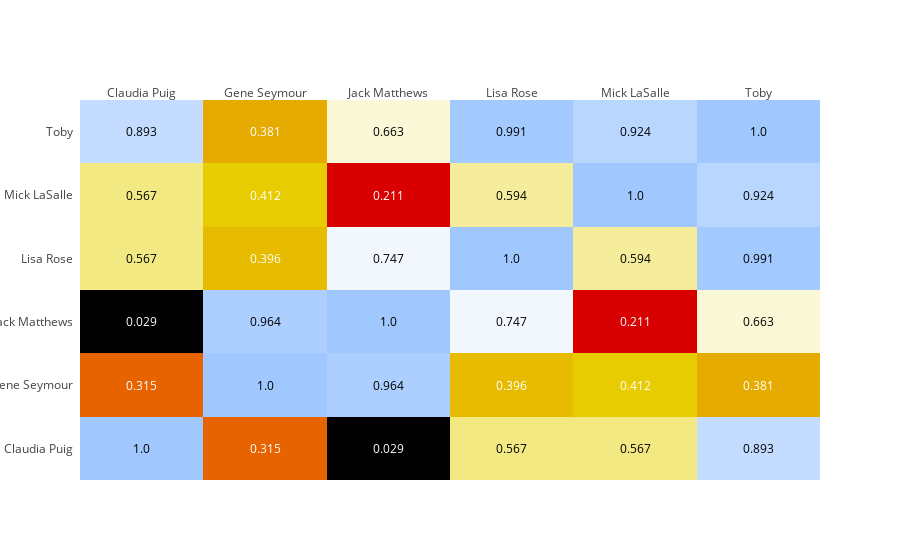

Notebook code cell kept with this figure:
### Code cell
fig=ff.create_annotated_heatmap(z=corr.values.round(3),x=list(corr.index),y=list(corr.columns),
                                colorscale='Blackbody')
iplot(fig)

### Figure 1 — Plotly figure (JSON) as saved in the notebook; plotly's stock layout.template omitted (floating-point values rounded to 4 significant figures)
{"data": [{"colorscale": "Blackbody", "reversescale": false, "showscale": false, "type": "heatmap", "uid": "42c67441-1b30-43ae-907a-8a88e793def7", "x": ["Claudia Puig", "Gene Seymour", "Jack Matthews", "Lisa Rose", "Mick LaSalle", "Toby"], "y": ["Claudia Puig", "Gene Seymour", "Jack Matthews", "Lisa Rose", "Mick LaSalle", "Toby"], "z": [[1, 0.315, 0.029, 0.567, 0.567, 0.893], [0.315, 1, 0.964, 0.396, 0.412, 0.381], [0.029, 0.964, 1, 0.747, 0.211, 0.663], [0.567, 0.396, 0.747, 1, 0.594, 0.991], [0.567, 0.412, 0.211, 0.594, 1, 0.924], [0.893, 0.381, 0.663, 0.991, 0.924, 1]]}], "layout": {"annotations": [{"font": {"color": "#000000"}, "showarrow": false, "text": "1.0", "x": "Claudia Puig", "xref": "x", "y": "Claudia Puig", "yref": "y"}, {"font": {"color": "#FFFFFF"}, "showarrow": false, "text": "0.315", "x": "Gene Seymour", "xref": "x", "y": "Claudia Puig", "yref": "y"}, {"font": {"color": "#FFFFFF"}, "showarrow": false, "text": "0.029", "x": "Jack Matthews", "xref": "x", "y": "Claudia Puig", "yref": "y"}, {"font": {"color": "#000000"}, "showarrow": false, "text": "0.567", "x": "Lisa Rose", "xref": "x", "y": "Claudia Puig", "yref": "y"}, {"font": {"color": "#000000"}, "showarrow": false, "text": "0.567", "x": "Mick LaSalle", "xref": "x", "y": "Claudia Puig", "yref": "y"}, {"font": {"color": "#000000"}, "showarrow": false, "text": "0.893", "x": "Toby", "xref": "x", "y": "Claudia Puig", "yref": "y"}, {"font": {"color": "#FFFFFF"}, "showarrow": false, "text": "0.315", "x": "Claudia Puig", "xref": "x", "y": "Gene Seymour", "yref": "y"}, {"font": {"color": "#000000"}, "showarrow": false, "text": "1.0", "x": "Gene Seymour", "xref": "x", "y": "Gene Seymour", "yref": "y"}, {"font": {"color": "#000000"}, "showarrow": false, "text": "0.964", "x": "Jack Matthews", "xref": "x", "y": "Gene Seymour", "yref": "y"}, {"font": {"color": "#FFFFFF"}, "showarrow": false, "text": "0.396", "x": "Lisa Rose", "xref": "x", "y": "Gene Seymour", "yref": "y"}, {"font": {"color": "#FFFFFF"}, "showarrow": false, "text": "0.412", "x": "Mick LaSalle", "xref": "x", "y": "Gene Seymour", "yref": "y"}, {"font": {"color": "#FFFFFF"}, "showarrow": false, "text": "0.381", "x": "Toby", "xref": "x", "y": "Gene Seymour", "yref": "y"}, {"font": {"color": "#FFFFFF"}, "showarrow": false, "text": "0.029", "x": "Claudia Puig", "xref": "x", "y": "Jack Matthews", "yref": "y"}, {"font": {"color": "#000000"}, "showarrow": false, "text": "0.964", "x": "Gene Seymour", "xref": "x", "y": "Jack Matthews", "yref": "y"}, {"font": {"color": "#000000"}, "showarrow": false, "text": "1.0", "x": "Jack Matthews", "xref": "x", "y": "Jack Matthews", "yref": "y"}, {"font": {"color": "#000000"}, "showarrow": false, "text": "0.747", "x": "Lisa Rose", "xref": "x", "y": "Jack Matthews", "yref": "y"}, {"font": {"color": "#FFFFFF"}, "showarrow": false, "text": "0.211", "x": "Mick LaSalle", "xref": "x", "y": "Jack Matthews", "yref": "y"}, {"font": {"color": "#000000"}, "showarrow": false, "text": "0.663", "x": "Toby", "xref": "x", "y": "Jack Matthews", "yref": "y"}, {"font": {"color": "#000000"}, "showarrow": false, "text": "0.567", "x": "Claudia Puig", "xref": "x", "y": "Lisa Rose", "yref": "y"}, {"font": {"color": "#FFFFFF"}, "showarrow": false, "text": "0.396", "x": "Gene Seymour", "xref": "x", "y": "Lisa Rose", "yref": "y"}, {"font": {"color": "#000000"}, "showarrow": false, "text": "0.747", "x": "Jack Matthews", "xref": "x", "y": "Lisa Rose", "yref": "y"}, {"font": {"color": "#000000"}, "showarrow": false, "text": "1.0", "x": "Lisa Rose", "xref": "x", "y": "Lisa Rose", "yref": "y"}, {"font": {"color": "#000000"}, "showarrow": false, "text": "0.594", "x": "Mick LaSalle", "xref": "x", "y": "Lisa Rose", "yref": "y"}, {"font": {"color": "#000000"}, "showarrow": false, "text": "0.991", "x": "Toby", "xref": "x", "y": "Lisa Rose", "yref": "y"}, {"font": {"color": "#000000"}, "showarrow": false, "text": "0.567", "x": "Claudia Puig", "xref": "x", "y": "Mick LaSalle", "yref": "y"}, {"font": {"color": "#FFFFFF"}, "showarrow": false, "text": "0.412", "x": "Gene Seymour", "xref": "x", "y": "Mick LaSalle", "yref": "y"}, {"font": {"color": "#FFFFFF"}, "showarrow": false, "text": "0.211", "x": "Jack Matthews", "xref": "x", "y": "Mick LaSalle", "yref": "y"}, {"font": {"color": "#000000"}, "showarrow": false, "text": "0.594", "x": "Lisa Rose", "xref": "x", "y": "Mick LaSalle", "yref": "y"}, {"font": {"color": "#000000"}, "showarrow": false, "text": "1.0", "x": "Mick LaSalle", "xref": "x", "y": "Mick LaSalle", "yref": "y"}, {"font": {"color": "#000000"}, "showarrow": false, "text": "0.924", "x": "Toby", "xref": "x", "y": "Mick LaSalle", "yref": "y"}, {"font": {"color": "#000000"}, "showarrow": false, "text": "0.893", "x": "Claudia Puig", "xref": "x", "y": "Toby", "yref": "y"}, {"font": {"color": "#FFFFFF"}, "showarrow": false, "text": "0.381", "x": "Gene Seymour", "xref": "x", "y": "Toby", "yref": "y"}, {"font": {"color": "#000000"}, "showarrow": false, "text": "0.663", "x": "Jack Matthews", "xref": "x", "y": "Toby", "yref": "y"}, {"font": {"color": "#000000"}, "showarrow": false, "text": "0.991", "x": "Lisa Rose", "xref": "x", "y": "Toby", "yref": "y"}, {"font": {"color": "#000000"}, "showarrow": false, "text": "0.924", "x": "Mick LaSalle", "xref": "x", "y": "Toby", "yref": "y"}, {"font": {"color": "#000000"}, "showarrow": false, "text": "1.0", "x": "Toby", "xref": "x", "y": "Toby", "yref": "y"}], "xaxis": {"dtick": 1, "gridcolor": "rgb(0, 0, 0)", "side": "top", "ticks": ""}, "yaxis": {"dtick": 1, "ticks": "", "ticksuffix": "  "}}}
